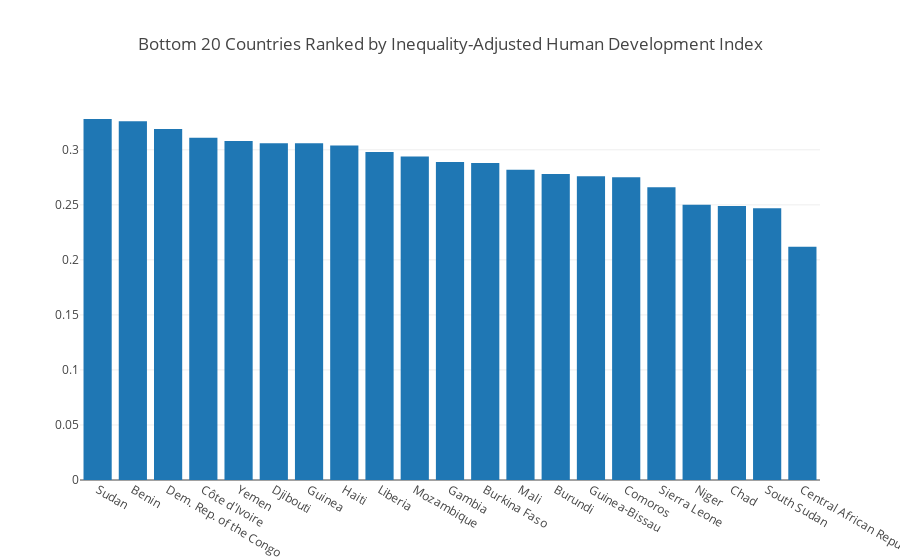

Notebook code cell kept with this figure:
### Code cell
trace2 = go.Bar(x = ihdi_df_bot20.Country, y = ihdi_df_bot20.IHDI)
data2 = [trace2]
layout2 = go.Layout(title='Bottom 20 Countries Ranked by Inequality-Adjusted Human Development Index')
fig2 = go.Figure(data = data2, layout = layout2)
py.offline.iplot(fig2);

### Figure 1 — Plotly figure (JSON) as saved in the notebook; plotly's stock layout.template omitted (floating-point values rounded to 4 significant figures)
{"data": [{"type": "bar", "uid": "eb25b0b4-0364-4a2f-9966-9b4591ef157d", "x": ["Sudan", "Benin", "Dem. Rep. of the Congo", "Côte d'Ivoire", "Yemen", "Djibouti", "Guinea", "Haiti", "Liberia", "Mozambique", "Gambia", "Burkina Faso", "Mali", "Burundi", "Guinea-Bissau", "Comoros", "Sierra Leone", "Niger", "Chad", "South Sudan", "Central African Republic"], "y": [0.328, 0.326, 0.319, 0.311, 0.308, 0.306, 0.306, 0.304, 0.298, 0.294, 0.289, 0.288, 0.282, 0.278, 0.276, 0.275, 0.266, 0.25, 0.249, 0.247, 0.212]}], "layout": {"title": {"text": "Bottom 20 Countries Ranked by Inequality-Adjusted Human Development Index"}}}
